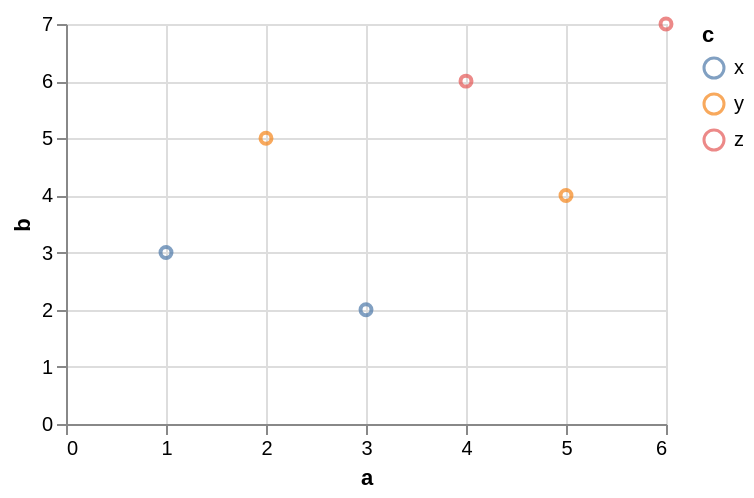

Source (Vega-Lite JSON):
### Vega-Lite specification from a JSON file in a GitHub repository (floating-point values rounded to 4 significant figures)
{"$schema": "https://vega.github.io/schema/vega-lite/v6.json", "data": {"values": [{"a": 1, "b": 3, "c": "x", "d": "2020-01-01"}, {"a": 2, "b": 5, "c": "y", "d": "2020-03-01"}, {"a": 3, "b": 2, "c": "x", "d": "2020-06-01"}, {"a": 4, "b": 6, "c": "z", "d": "2020-09-01"}, {"a": 5, "b": 4, "c": "y", "d": "2021-01-01"}, {"a": 6, "b": 7, "c": "z", "d": "2021-04-01"}]}, "width": 300, "height": 200, "params": [{"name": "brush", "select": {"type": "interval", "mark": {"fill": "red", "fillOpacity": 0.3, "stroke": "black", "strokeWidth": 2, "cursor": "crosshair"}}}], "mark": "point", "encoding": {"x": {"field": "a", "type": "quantitative"}, "y": {"field": "b", "type": "quantitative"}, "color": {"condition": {"param": "brush", "field": "c", "type": "nominal"}, "value": "lightgray"}}}
